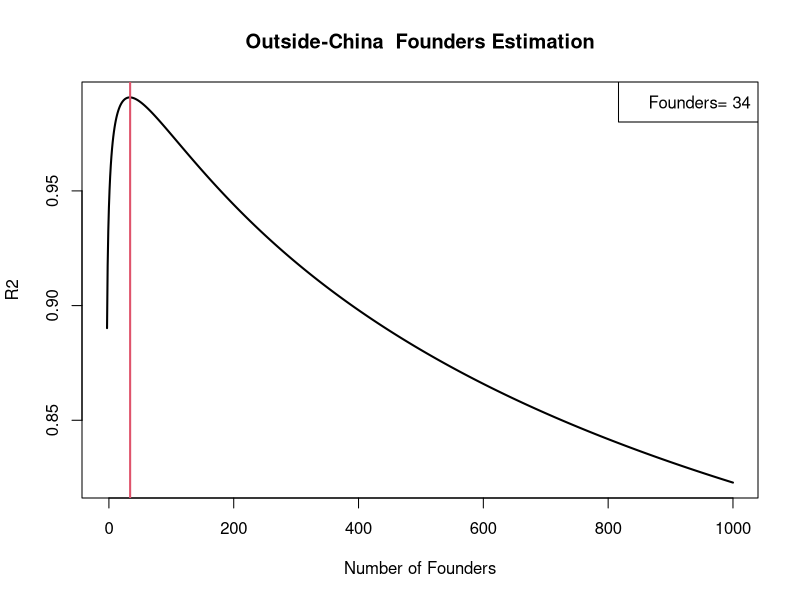
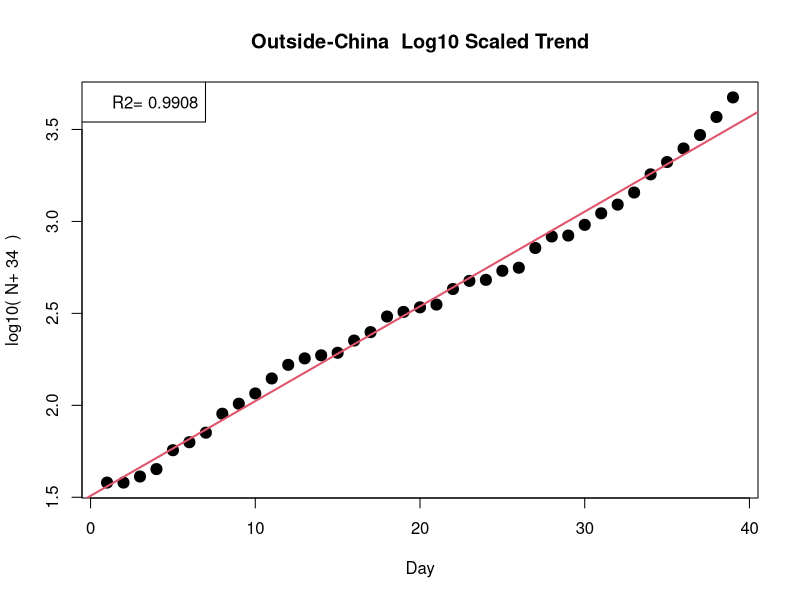
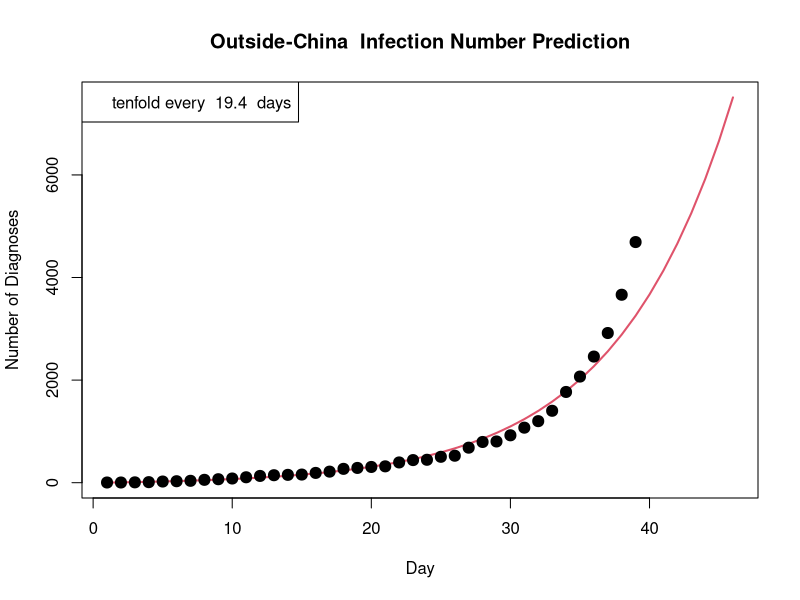

The R source for these figures, in order:
name="Outside-China"
N=scan("data.txt");
T=1:length(N);
mi=1-min(N);
model_r2=0;
founders=0;
vr2=mi:1000;
for(i in mi:1000){
	vr2[i-mi+1]=cor(T,log10(N+i))^2;
	if(vr2[i-mi+1]>model_r2){	model_r2=vr2[i-mi+1];	founders=i;	}
}

png("FoundersEstimation.png",width=768,height=512);
plot(mi:1000,vr2,type='l',xlab="Number of Founders", ylab="R2",	main=paste(name," Founders Estimation"),lwd=2);
abline(v=founders,col=2,lwd=2);
legend("topright", paste("Founders=",founders));
dev.off();

png("Log10Trend.png",width=768,height=512);
plot(T,log10(N+founders),pch=20,xlab="Day",ylab=paste("log10( N+",founders," )"), main=paste(name," Log10 Scaled Trend"),lwd=2,cex=2);
abline(lm(log10(N+founders)~T),col=2,lwd=2);
legend("topleft", paste("R2=",sprintf("%.4f",model_r2)));
dev.off();

t=1:(length(T)+7);
n=1:(length(N)+7);
m=lm(log10(N+founders)~T);
a=m$coefficients[2];
b=m$coefficients[1];

for(i in 1:length(t)){
	if(i<=length(T)){ t[i]=T[i]; }
	else{ t[i]=t[i-1]+1; }
	n[i]=10^(a*t[i]+b)-founders;
}
png("InfectionPrediction.png",width=768,height=512);
plot(t,n,type='l',col=2,xlab="Day",ylab="Number of Diagnoses",main=paste(name," Infection Number Prediction"),lwd=2);
points(T,N,pch=20,lwd=2,cex=2);
legend("topleft", paste("tenfold every ",sprintf("%.1f",1/a), " days"));
dev.off();
